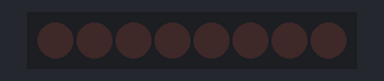
This sketch was run on a simulated Arduino Uno, built with avr-gcc and run on an emulated ATmega328P. On the bench: 8 shift-register outputs drawn as a row of LEDs (first output left, lit = HIGH). Wiring (inferred from the names in the program): shift register (74HC595): data pin 12; shift clock pin 9; latch pin 11. Wiring (inferred from the signals the program sends): row of LEDs: on Q0, Q1, Q2, Q3, Q4, Q5, Q6, Q7.

Above: at 0.2 s.
At 1.7 s:
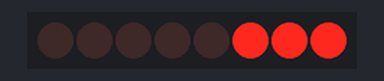
At 2.7 s:
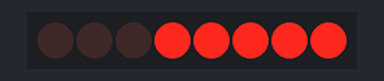
At 4.5 s:
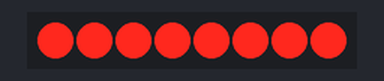
At 7.7 s:
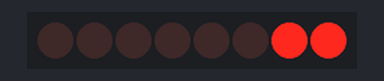
At 11.2 s:
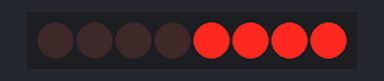
Timing chart, 0 to 11.7 s (numbered marks = the images above):
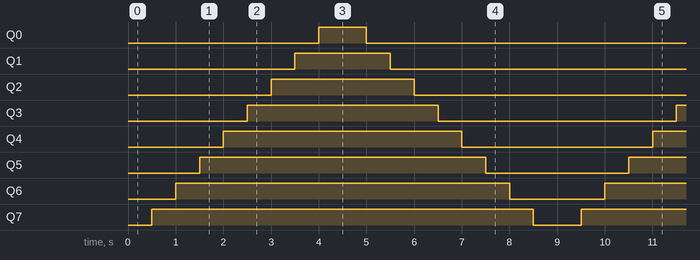

Measured:
- by itself, Q0: alternates HIGH for 1.0 s and LOW for 8.0 s
- by itself, Q1: alternates HIGH for 2.0 s and LOW for 7.0 s
- by itself, Q2: alternates HIGH for 3.0 s and LOW for 6.0 s
- by itself, Q3: alternates HIGH for 4.0 s and LOW for 5.0 s
- by itself, Q4: alternates HIGH for 5.0 s and LOW for 4.0 s
- by itself, Q5: alternates HIGH for 6.0 s and LOW for 3.0 s
- by itself, Q6: alternates HIGH for 7.0 s and LOW for 2.0 s
- by itself, Q7: alternates HIGH for 8.0 s and LOW for 1.0 s

The sketch:

rejestrPrzesuwny.ino
```cpp
int latchPin = 11;
int clockPin = 9;
int dataPin = 12;

#define rozmiar 9
byte dane[rozmiar] = {B00000000, B10000000, B11000000, B11100000, B11110000,
                      B11111000 ,B11111100 ,B11111110 ,B11111111};


void setup() {
  pinMode(latchPin, OUTPUT);
  pinMode(clockPin, OUTPUT);
  pinMode(dataPin, OUTPUT);
}

void loop() {

  for(int i = 0; i < rozmiar; i++) {
    digitalWrite(latchPin, LOW);
    shiftOut(dataPin, clockPin, MSBFIRST, dane[i]);
    digitalWrite(latchPin, HIGH);
    delay(500);
}

 for(int i = 0; i < rozmiar; i++) {
    digitalWrite(latchPin, LOW);
    shiftOut(dataPin, clockPin, MSBFIRST, dane[8-i]);
    digitalWrite(latchPin, HIGH);
    delay(500);
}

}
```
